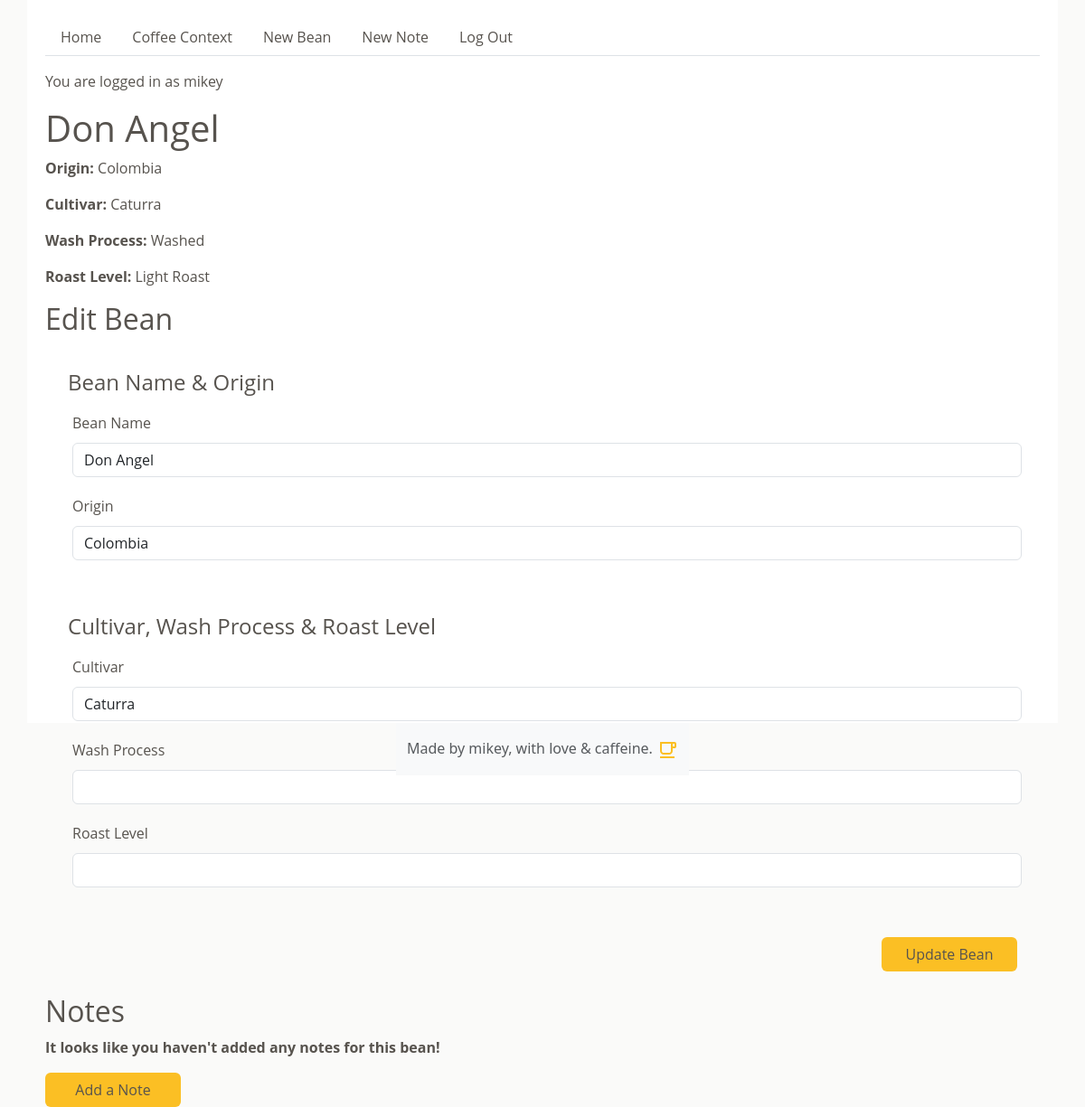
The page /bean/2 (signed in) on the database its author committed.
### ch_100_app/models.py (models this page shows, shortened)
class User(UserMixin, db.Model):
    id = db.Column(db.Integer, primary_key=True)
    username = db.Column(db.String(80), nullable=False, unique=True)
    password = db.Column(db.String(80), nullable=False)

class Bean(db.Model):
    id = db.Column(db.Integer, primary_key=True)
    name = db.Column(db.String(60), nullable=False)
    origin = db.Column(db.String(100), nullable=False)
    cultivar = db.Column(db.String(60))
    wash_process = db.Column(db.Enum(WashProcess), nullable=False)
    roast_level = db.Column(db.Enum(RoastLevel), nullable=False)
    created_by_id = db.Column(db.Integer, db.ForeignKey("user.id"), nullable=False)
    notes = db.relationship("Note", back_populates="bean")
    created_by = db.relationship("User")

### ch_100_app/main/routes.py (the view, shortened to what this page needs)
@main.route("/bean/<bean_id>", methods=["GET", "POST"])
@login_required
def bean_detail(bean_id):
    bean = Bean.query.get(bean_id)
    form = BeanForm(obj=bean)
    form.submit.label.text = "Update Bean"
    form.wash_process.value = bean.wash_process
    form.wash_process.placeholder = bean.wash_process
    print(form.wash_process)
    print(bean.wash_process)
    notes = bean.notes
    return render_template("bean_detail.html", bean=bean, form=form, notes=notes)

### ch_100_app/extensions.py (called while the page is built)
@login_manager.user_loader
def load_user(user_id):
    return User.query.get(user_id)

### ch_100_app/utils.py (called while the page is built)
    def __str__(self):
        return str(self.value)

### ch_100_app/templates/bean_detail.html (shortened to what this page needs)
{% extends 'base.html' %}
{% from "_render_field.html" import render_field %}
{% block content %}
<h1>{{ bean.name }}</h1>
<p><strong>Origin:</strong> {{ bean.origin }}</p>
<p><strong>Cultivar:</strong> {{ bean.cultivar }}</p>
<p><strong>Wash Process:</strong> {{ bean.wash_process }}</p>
<p><strong>Roast Level:</strong> {{ bean.roast_level }}</p>
<h2>Edit Bean</h2>
<form method="POST" action="{{ url_for('main.bean_detail', bean_id=bean.id) }}">
    <section>
    <fieldset>
      <legend>Bean Name & Origin</legend>
      {{ render_field(form.name) }}
      {{ render_field(form.origin) }}
    </fieldset>
  </section>
  <section>
    <fieldset>
      <legend>Cultivar, Wash Process & Roast Level</legend>
      {{ render_field(form.cultivar) }}
      {{ render_field(form.wash_process) }}
      {{ render_field(form.roast_level) }}
    </fieldset>
  </section>
  <section>
    <fieldset>
      {{ form.submit(class="btn")}}
    </fieldset>
  </section>
</form>
<h2>Notes</h1>
{% if notes %}
  {% for note in notes %}
    <div class="bean_detail_order">
      <a href="/note/{{ note.id }}"<p><strong>{{ note.order}} order recorded on {{ note.date_recorded }}</strong></p></a>
      <div>
        <p><strong>Observations:</strong> {{ note.observations }}</p>
        {% set aroma_names = [] %}
        {% for aroma in note.aromas %}
            {% set _ = aroma_names.append(aroma.name) %}
        {% endfor %}
        <p><strong>Aromas:</strong> {{ aroma_names|join(', ') }}</p>
        {% set flavor_names = [] %}
        {% for flavor in note.flavors %}
            {% set _ = flavor_names.append(flavor.name) %}
        {% endfor %}
        <p><strong>Flavors:</strong> {{ flavor_names|join(', ') }}</p>
        {% set aftertaste_names = [] %}
        {% for aftertaste in note.aftertastes %}
            {% set _ = aftertaste_names.append(aftertaste.name) %}
        {% endfor %}
        <p><strong>Aftertastes:</strong> {{ aftertaste_names|join(', ') }}</p>
        {% set acidity_names = [] %}
        {% for acidity in note.acidities %}
            {% set _ = acidity_names.append(acidity.name) %}
        {% endfor %}
        <p><strong>Accidities:</strong> {{ acidity_names|join(', ') }}</p>
        {% set mouthfeel_names = [] %}
        {% for mouthfeel in note.mouthfeels %}
            {% set _ = mouthfeel_names.append(mouthfeel.name) %}
        {% endfor %}
        <p><strong>Mouthfeels:</strong> {{ mouthfeel_names|join(', ') }}</p>
        <form method="POST" action="/delete_note/{{ note.id }}">
          <button type="submit" class="btn delete">Delete Note</button>
        </form>
      </div>    </div>
  {% endfor %}
{% else %}
  <p><strong>It looks like you haven't added any notes for this bean!</strong></p>
  <button id="add-a-note" class="btn"><a href="{{ url_for('main.new_note') }}">Add a Note</a>
{% endif %}
{% endblock %}

### ch_100_app/templates/base.html (shortened to what this page needs)
<!DOCTYPE html>
<html lang="en">
  <head>
    <link
      href="https://cdn.jsdelivr.net/npm/bootstrap@5.3.3/dist/css/bootstrap.min.css"
      rel="stylesheet"
    />
    <link rel="stylesheet" href="/static/style.css" />
  </head>
  <body>
    <div id="base-content">
      <ul class="nav nav-tabs">
        <li>
          <a class="nav-link" href="/">Home</a>
        </li>
        <li>
          <a class="nav-link" href="/coffee_context"
            >Coffee Context</a
          >
        </li>
        {% if current_user.is_authenticated %}
        <li class="nav-item">
          <a class="nav-link" href="/new_bean">New Bean</a>
        </li>
        <li class="nav-item">
          <a class="nav-link" href="/new_note">New Note</a>
        </li>
        <li class="nav-item">
          <a class="nav-link" href="/logout">Log Out</a>
        </li>
        {% endif %}
      </ul>
       {% if current_user.is_authenticated %}
      <p>You are logged in as {{ current_user.username }}</p>
      {% endif %} {% block content %} {% endblock %}
    </div>
  </body>
  <footer class="footer mt-auto py-3 bg-body-tertiary">
    <div class="container">
      <span class="text-body-secondary"
        >Made by mikey, with love & caffeine.
      </span>
    </div>
  </footer>
</html>

### ch_100_app/templates/_render_field.html (shortened to what this page needs)
{% macro render_field(field) %}
<div class="form-group">
  {{ field.label(class="form-control-label") }}
  {{ field(class="form-control", **kwargs) }}
</div>
{% endmacro %}

### ch_100_app/static/style.css (style rules this page uses)
html { height: 100%; }
body { display: flex; flex-direction: column; align-items: center; background-color: #fafaf9; height: 100%; }
#base-content { font-family: 'Open Sans', sans-serif; color: #57534e; width: 95%; background-color: white; padding: 20px; height: 100%; }
.nav { margin-bottom: 1rem; }
.nav-link { color: #57534e; }
fieldset { display: flex; flex-direction: column; margin: 20px 0; padding: 20px; }
fieldset * { margin: 5px; }
fieldset input { padding: 5px; }
input[type='submit'] { width: 150px; align-self: flex-end; color: #57534e; }
.btn { background-color: #fbbf24; }
#add-a-note { width: 150px; }
#add-a-note a { text-decoration: none; color: #57534e; }
fieldset { margin-top: 0; margin-bottom: 0; }
footer { margin-top: auto; }

### rows shown on the page
User: username "mikey"
Bean: name "Don Angel", origin "Colombia", cultivar "Caturra", wash_process "Washed", roast_level "Light Roast"

### other values the page prints
{{ field.label(class="form-control-label") }} "Bean Name Origin Cultivar Wash Process Roast Level"
